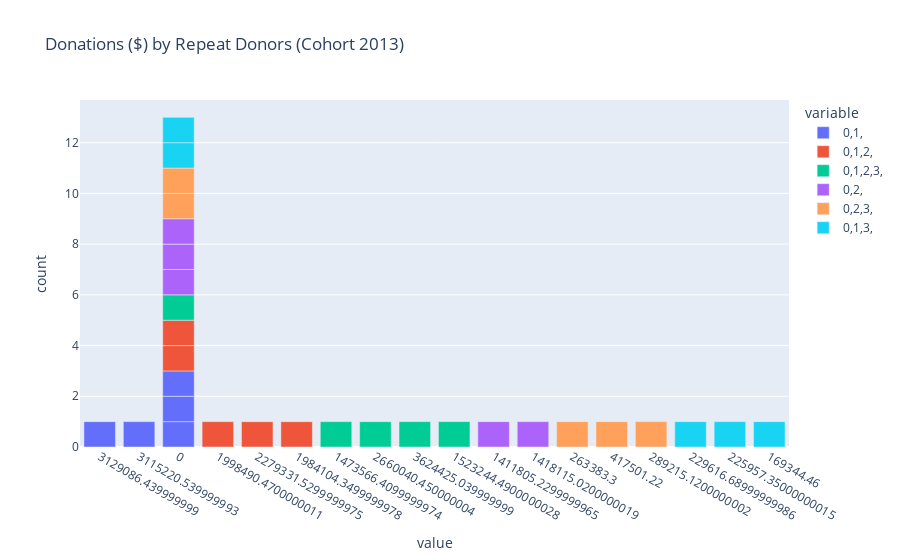

The code cell stored with this chart in its notebook:
### Code cell
fig = px.bar(c15_t2, x="index", y=['0,1,', '0,1,2,', '0,1,2,3,', '0,2,', '0,2,3,', '0,1,3,'],
            title="Donations ($) by Repeat Donors (Cohort 2013)")
 #barmode='group', labels={'index':'year', 'y':'amount ($)'}, 
fig.update_xaxes(type='category')
fig.show()

### Figure 1 — Plotly figure (JSON) as saved in the notebook; plotly's stock layout.template omitted (floating-point values rounded to 4 significant figures)
{"data": [{"alignmentgroup": "True", "hovertemplate": "variable=0,1,<br>value=%{x}<br>count=%{y}<extra></extra>", "legendgroup": "0,1,", "marker": {"color": "#636efa"}, "name": "0,1,", "offsetgroup": "0,1,", "orientation": "v", "showlegend": true, "textposition": "auto", "type": "bar", "x": [3129000.0, 3115000.0, 0, 0, 0], "xaxis": "x", "y": [1, 1, 1, 1, 1], "yaxis": "y"}, {"alignmentgroup": "True", "hovertemplate": "variable=0,1,2,<br>value=%{x}<br>count=%{y}<extra></extra>", "legendgroup": "0,1,2,", "marker": {"color": "#EF553B"}, "name": "0,1,2,", "offsetgroup": "0,1,2,", "orientation": "v", "showlegend": true, "textposition": "auto", "type": "bar", "x": [1998000.0, 2279000.0, 1984000.0, 0, 0], "xaxis": "x", "y": [1, 1, 1, 1, 1], "yaxis": "y"}, {"alignmentgroup": "True", "hovertemplate": "variable=0,1,2,3,<br>value=%{x}<br>count=%{y}<extra></extra>", "legendgroup": "0,1,2,3,", "marker": {"color": "#00cc96"}, "name": "0,1,2,3,", "offsetgroup": "0,1,2,3,", "orientation": "v", "showlegend": true, "textposition": "auto", "type": "bar", "x": [1474000.0, 2660000.0, 3624000.0, 1523000.0, 0], "xaxis": "x", "y": [1, 1, 1, 1, 1], "yaxis": "y"}, {"alignmentgroup": "True", "hovertemplate": "variable=0,2,<br>value=%{x}<br>count=%{y}<extra></extra>", "legendgroup": "0,2,", "marker": {"color": "#ab63fa"}, "name": "0,2,", "offsetgroup": "0,2,", "orientation": "v", "showlegend": true, "textposition": "auto", "type": "bar", "x": [1412000.0, 0, 1418000.0, 0, 0], "xaxis": "x", "y": [1, 1, 1, 1, 1], "yaxis": "y"}, {"alignmentgroup": "True", "hovertemplate": "variable=0,2,3,<br>value=%{x}<br>count=%{y}<extra></extra>", "legendgroup": "0,2,3,", "marker": {"color": "#FFA15A"}, "name": "0,2,3,", "offsetgroup": "0,2,3,", "orientation": "v", "showlegend": true, "textposition": "auto", "type": "bar", "x": [263400.0, 0, 417500.0, 289200.0, 0], "xaxis": "x", "y": [1, 1, 1, 1, 1], "yaxis": "y"}, {"alignmentgroup": "True", "hovertemplate": "variable=0,1,3,<br>value=%{x}<br>count=%{y}<extra></extra>", "legendgroup": "0,1,3,", "marker": {"color": "#19d3f3"}, "name": "0,1,3,", "offsetgroup": "0,1,3,", "orientation": "v", "showlegend": true, "textposition": "auto", "type": "bar", "x": [229600.0, 226000.0, 0, 169300.0, 0], "xaxis": "x", "y": [1, 1, 1, 1, 1], "yaxis": "y"}], "layout": {"barmode": "relative", "legend": {"title": {"text": "variable"}, "tracegroupgap": 0}, "title": {"text": "Donations ($) by Repeat Donors (Cohort 2013)"}, "xaxis": {"anchor": "y", "domain": [0, 1], "title": {"text": "value"}, "type": "category"}, "yaxis": {"anchor": "x", "domain": [0, 1], "title": {"text": "count"}}}}
